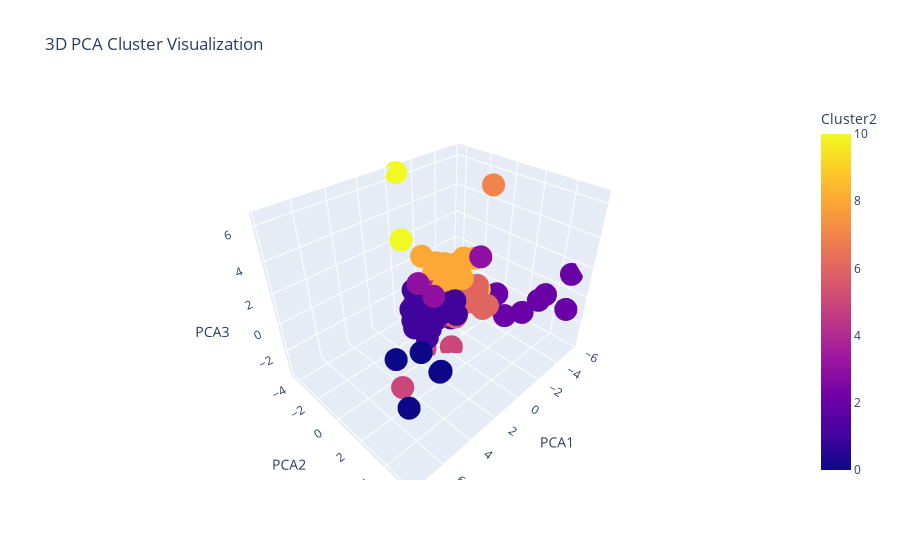

The notebook cell this image was saved under:
### Markdown cell above
##  Agglomerative

### Code cell
fig = px.scatter_3d(
    pca_df,
    x="PCA1",
    y="PCA2",
    z="PCA3",
    color="Cluster2",
    title="3D PCA Cluster Visualization",
)

fig.show()

### Figure 1 — Plotly figure (JSON) as saved in the notebook; plotly's stock layout.template omitted (floating-point values rounded to 4 significant figures; data arrays with more than 128 entries replaced by an {"elided": "..."} marker saying what was removed)
{"data": [{"hovertemplate": "PCA1=%{x}<br>PCA2=%{y}<br>PCA3=%{z}<br>Cluster2=%{marker.color}<extra></extra>", "legendgroup": "", "marker": {"color": {"elided": "204 int values"}, "coloraxis": "coloraxis", "symbol": "circle"}, "mode": "markers", "name": "", "scene": "scene", "showlegend": false, "type": "scatter3d", "x": {"elided": "204 float values"}, "y": {"elided": "204 float values"}, "z": {"elided": "204 float values"}}], "layout": {"coloraxis": {"colorbar": {"title": {"text": "Cluster2"}}, "colorscale": [[0, "#0d0887"], [0.1111, "#46039f"], [0.2222, "#7201a8"], [0.3333, "#9c179e"], [0.4444, "#bd3786"], [0.5556, "#d8576b"], [0.6667, "#ed7953"], [0.7778, "#fb9f3a"], [0.8889, "#fdca26"], [1, "#f0f921"]]}, "legend": {"tracegroupgap": 0}, "scene": {"domain": {"x": [0, 1], "y": [0, 1]}, "xaxis": {"title": {"text": "PCA1"}}, "yaxis": {"title": {"text": "PCA2"}}, "zaxis": {"title": {"text": "PCA3"}}}, "title": {"text": "3D PCA Cluster Visualization"}}}
